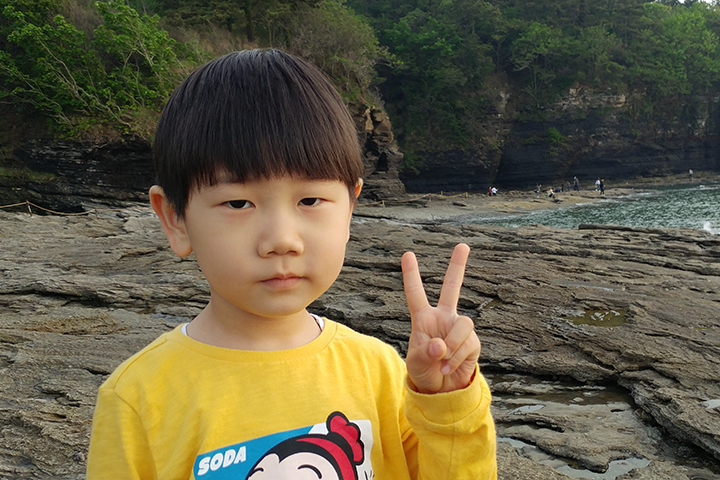
#> input picture ch2-2/model.png, 720 x 480 px
$ jupyter execute --allow-errors 'histogram backprojection.ipynb'   (shell and % lines are left out)
#> lines starting #> are read from the running program, lines starting #| are printed output that depends on the picture; after the words box and inside, x2 and y2 are one past the last pixel; in counts of white or black regions, pixels touching at a corner belong together
# 1. 히스토그램 역투영(Histogram backprojection)

- 기준 영상의 히스토그램 정보를 이용하여 입력 영상에서 찾고자 하는 물체를 검출하는 방법
- 물체의 모양은 무시하고 단순히 컬러 분포만으로 검출하는 방법
- 히스토그램을 매핑 함수로 사용하여, 화소 값을 신뢰도 값으로 변환

## 예) 피부색 영역 검출하기
- RGB 색상 공간 => HSL(또는 HLS) 색상 공간으로 변환
  - H(Hue): 색상
  - S(Saturation): 채도
  - L(Lightness): 밝기

- 밝기(L)는 조명에 따라 쉽게 변할 뿐만 아니라 피부와 비슷한 밝기를 갖는 다른 영역이 여러 군데 존재할 가능성이 높음
- 따라서, 밝기(L)는 무시하고 색상(H)과 채도(S)를 사용함

# 2. 수행 과정


- 기준 영상 $m$에서 구한 히스토그램 $h_m$을 어떤 화소 값이 피부에 해당하는지에 대한 신뢰도 값으로 변환해주는 함수로 사용함
- 새로운 입력 영상 $i$가 주어지면 $h_m$을 이용하여 피부색 영역 검출
- 실제로는 $h_m$ 대신 비율 히스토그램 $h_r$을 사용함

$$
h_{r}(i,j)=min(\frac{\hat{h_m}(i,j)}{\hat{h_i}(i,j)}, 1.0)
$$


- 결과


# 3. 장단점

- 한계
  - 비슷한 색 분포를 갖는 다른 물체를 구별 못함
  - 검출 대상이 여러 색 분포를 갖는 경우 여러 개의 모델을 사용해야 하므로 오류 가능성을 높아짐
  - 특히 피부색 검출의 경우 인종에 따라 결과가 달라짐
  - 따라서, 컴퓨터 비전 분야에서는 물체 검출 문제를 풀 때 **모양 특징을 주로 사용**하며, 상황에 따라 **색 정보를 보조적으로 사용함**

<br>

- 장점
  - 물체의 이동이나 회전이 발생하더라도 히스토그램은 불변하므로 성능이 유지됨
  - 물체의 일부가 가려진 경우에도 어느 정도 작동함
  - 따라서, 배경의 색 분포가 균일하면서 물체의 색 분포와 겹치지 않는 경우에 유용함

### [reference]
  - image - https://github.com/sunkyoo/opencv4cvml/tree/master/ch10/backproj
  [](https://theailearner.com/2019/04/18/histogram-backprojection/)

# 4. Practice
## 1) 기준 영상 정보 확인

[cell 1]
import cv2
import matplotlib.pyplot as plt

# 기준 영상 읽어오기
img_m = cv2.imread('model.png')
#> img_m is the input picture: shape (480, 720, 3); mean B, G, R 67.8, 93.2, 100.5
mask = cv2.imread('mask.bmp', cv2.IMREAD_GRAYSCALE)
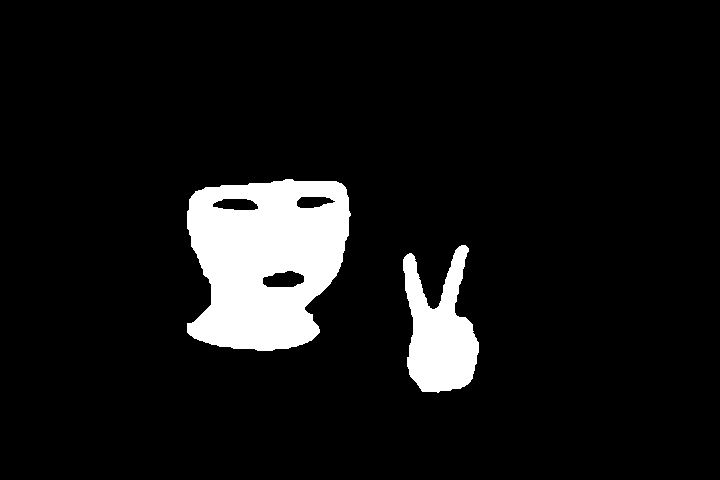
#> input picture ch2-2/mask.bmp, 720 x 480 px
#> mask: shape (480, 720); 8.1% white; 2 white regions, box (x1, y1, x2, y2) and area: (187, 179, 351, 351) 21231, (403, 245, 479, 393) 6784
masked_img = cv2.bitwise_and(img_m, img_m, mask=mask)
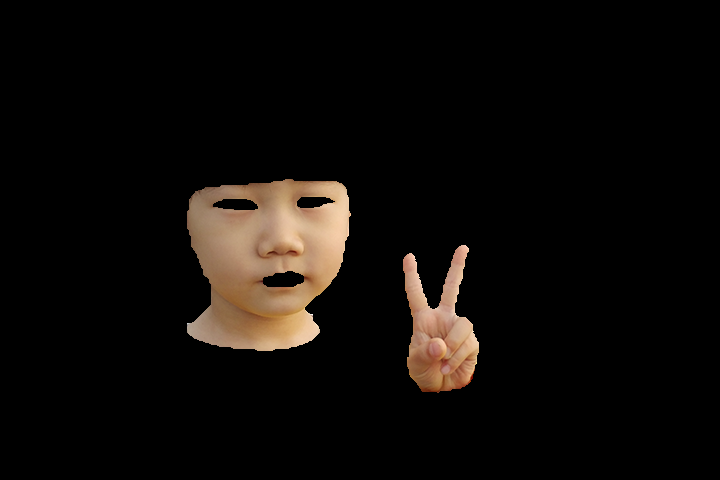
#> masked_img: shape (480, 720, 3); mean B, G, R 8.6, 11.4, 14.8

# 기준 영상의 R,G,B 채널 히스토그램 계산
hist_b = cv2.calcHist([img_m], [0], mask, [256], [0,256])
#> hist_b = 256 values, max 388 at index 103, min 0 at index 3, mean 109.4
hist_g = cv2.calcHist([img_m], [1], mask, [256], [0,256])
#> hist_g = 256 values, max 364 at index 135, min 0 at index 0, mean 109.4
hist_r = cv2.calcHist([img_m], [2], mask, [256], [0,256])
#> hist_r = 256 values, max 409 at index 171, min 0 at index 0, mean 109.4

# RGB -> HSL 변환
hls_m = cv2.cvtColor(img_m, cv2.COLOR_BGR2HLS)
#> hls_m: shape (480, 720, 3); mean of channels 0, 1, 2 42.2, 85.3, 63.1

# 기준 영상의 H,S,L 채널 히스토그램 계산
hist_h = cv2.calcHist([hls_m], [0], mask, [256], [0,256])
#> hist_h = 256 values, max 6646 at index 14, min 0 at index 20, mean 109.4
hist_l = cv2.calcHist([hls_m], [1], mask, [256], [0,256])
#> hist_l = 256 values, max 482 at index 112, min 0 at index 0, mean 109.4
hist_s = cv2.calcHist([hls_m], [2], mask, [256], [0,256])
#> hist_s = 256 values, max 497 at index 86, min 0 at index 1, mean 109.4

# 기준 영상 및 히스토그램 시각화
plt.figure(figsize=(13, 13))

# cv2.cvtColor(img_m, cv2.COLOR_BGR2RGB)
plt.subplot(331), plt.imshow(img_m[...,::-1]), plt.title('Origianl Image'), plt.axis('off')
plt.subplot(332), plt.imshow(mask,'gray'), plt.title('Mask'), plt.axis('off')
plt.subplot(333), plt.imshow(masked_img[...,::-1]), plt.title('Masked Image'), plt.axis('off')

plt.subplot(334), plt.plot(hist_b), plt.title('Histogram_B'), plt.xlim([0,256])
plt.subplot(335), plt.plot(hist_g), plt.title('Histogram_G'), plt.xlim([0,256])
plt.subplot(336), plt.plot(hist_r), plt.title('Histogram_R'), plt.xlim([0,256])

plt.subplot(337), plt.plot(hist_h), plt.title('Histogram_H'), plt.xlim([0,256])
plt.subplot(338), plt.plot(hist_l), plt.title('Histogram_L'), plt.xlim([0,256])
plt.subplot(339), plt.plot(hist_s), plt.title('Histogram_S'), plt.xlim([0,256])

plt.tight_layout()
plt.show()
#> figure, not shown here; panel 4: curve peaks at x = 103, y = 388; panel 5: curve peaks at x = 135, y = 364; panel 6: curve peaks at x = 171, y = 409; panel 7: curve peaks at x = 14, y = 6646

## 2) 히스토그램 역투영

[cell 2]
import cv2
import numpy as np

# 기준 영상 불러오기
img_m = cv2.imread('model.png')
mask = cv2.imread('mask.bmp', cv2.IMREAD_GRAYSCALE)

## 기준 영상의 H-S 히스토그램 생성
hls_m = cv2.cvtColor(img_m, cv2.COLOR_BGR2HLS)
hist_m = cv2.calcHist([hls_m], [0,2], mask, [181,256], [0,181,0,256])

[cell 3]
## 기준 영상 피부색 영역 2차원 히스토그램 시각화
import matplotlib.pyplot as plt
from mpl_toolkits.mplot3d import Axes3D

fig = plt.figure()
#> (the rest of this cell did not finish here and is left out)

[cell 4]
## 입력 영상 2차원 히스토그램 시각화
import matplotlib.pyplot as plt
from mpl_toolkits.mplot3d import Axes3D

img_i = cv2.imread('test.png')
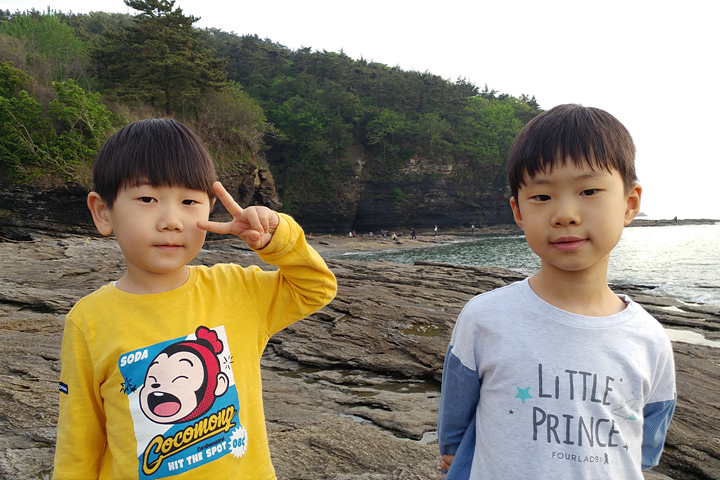
#> input picture ch2-2/test.png, 720 x 480 px
#> img_i is the input picture: shape (480, 720, 3); mean B, G, R 116.9, 134.4, 141.2
hls_i = cv2.cvtColor(img_i, cv2.COLOR_BGR2HLS)
#> hls_i: shape (480, 720, 3); mean of channels 0, 1, 2 42.5, 129.7, 58.2

hist_i = cv2.calcHist([hls_i], [0,2], None, [181,256], [0,181,0,256])
hist_i = np.minimum(hist_i, 700)
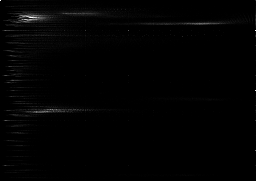
#> hist_i: shape (181, 256) float32; min 0, max 700, mean 6.3; drawn with min black and max white

fig = plt.figure()
#> (the rest of this cell did not finish here and is left out)

[cell 5]
## 입력 이미지의 H-S 히스토그램 계산
img_i = cv2.imread('test.png')
hls_i = cv2.cvtColor(img_i, cv2.COLOR_BGR2HLS)
hist_i = cv2.calcHist([hls_i], [0,2], None, [181,256], [0,181,0,256])

# 히스토그램 정규화
hist_m = (hist_m - hist_m.min()) / (hist_m.max()-hist_m.min())
hist_i = (hist_i - hist_i.min()) / (hist_i.max()-hist_i.min())

## 히스토그램 역투영 수행
hist_r = hist_m/(hist_i + 1)

h,l,s= cv2.split(hls_i)
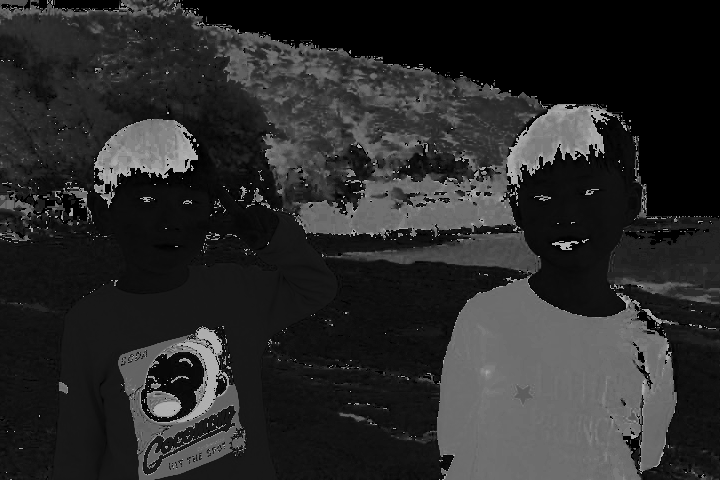
#> h: shape (480, 720); min 0, max 180, mean 42.5
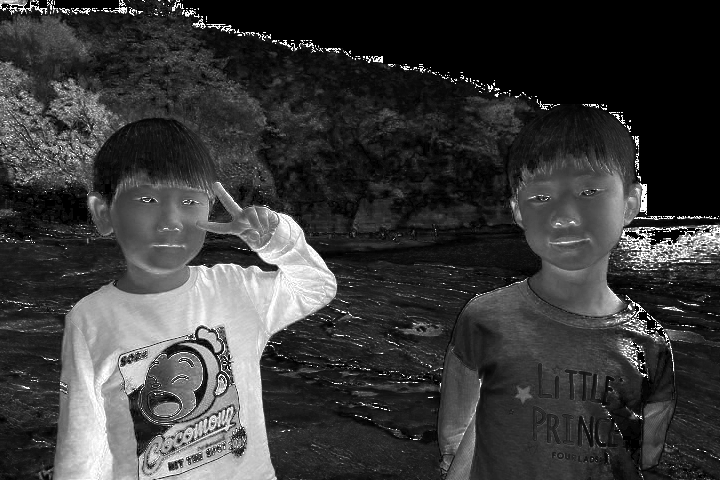
#> s: shape (480, 720); min 0, max 255, mean 58.2
B = hist_r[h.ravel(),s.ravel()]
B = np.minimum(B,1)
B = B.reshape(hls_i.shape[:2])

disc = cv2.getStructuringElement(cv2.MORPH_ELLIPSE,(5,5))
cv2.filter2D(B,-1,disc,B)
B = np.uint8(B)
cv2.normalize(B,B,0,255,cv2.NORM_MINMAX)
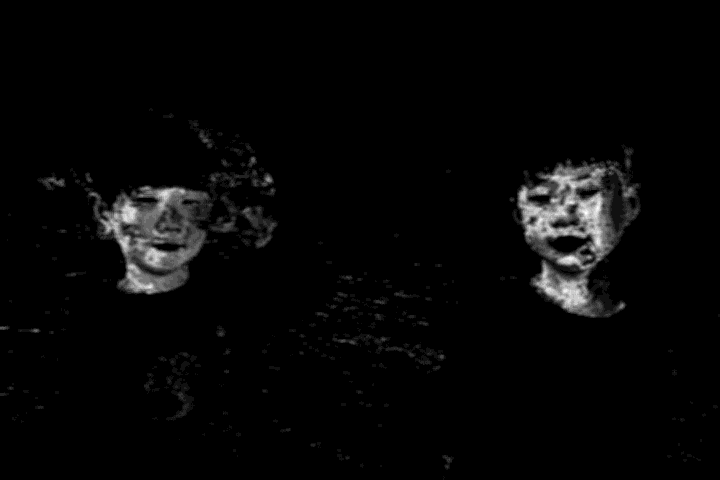
#> B: shape (480, 720); min 0, max 255, mean 6.5

ret,thresh = cv2.threshold(B,50,255,0)
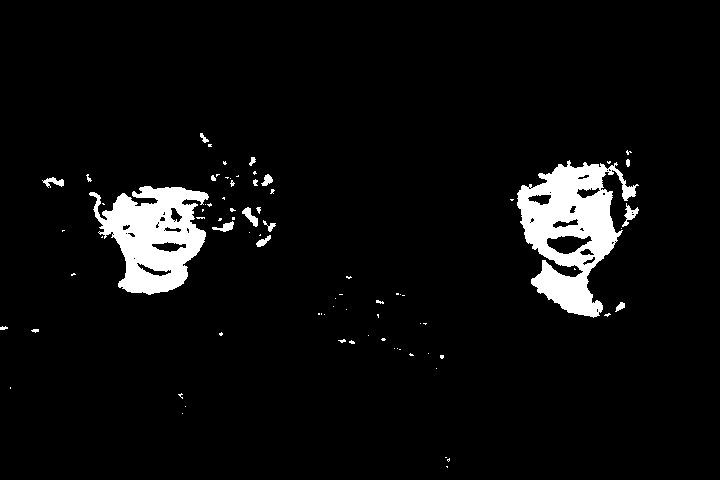
#> thresh: shape (480, 720); 5.3% white; 82 white regions (62 under 20 px), largest, box (x1, y1, x2, y2) and area: (517, 160, 639, 318) 9238, (89, 186, 209, 295) 7469, (622, 203, 639, 227) 151
result = cv2.merge((thresh,thresh,thresh))
# res = cv2.bitwise_and(img_i,thresh)

cv2.imwrite('result.jpg', result)
#> Out = True

[cell 6]
## 결과 시각화
plt.figure(figsize=(13,4))

plt.subplot(1,2,1)
plt.imshow(img_i[...,::-1])
plt.axis('off')
plt.title('input image')

plt.subplot(1,2,2)
plt.imshow(result,'gray')
plt.axis('off')
plt.title('confidence map')

plt.show()
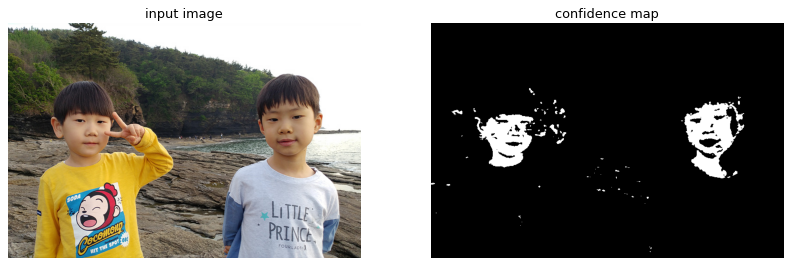
#> figure drawn by matplotlib, 2 panels

## 3) 모폴로지 연산을 통한 개선

[cell 7]
## 모폴로지 연산 적용
# Openig 사용
kernel = np.ones((5, 5), np.uint8)
improved = cv2.morphologyEx(result, cv2.MORPH_OPEN, kernel)
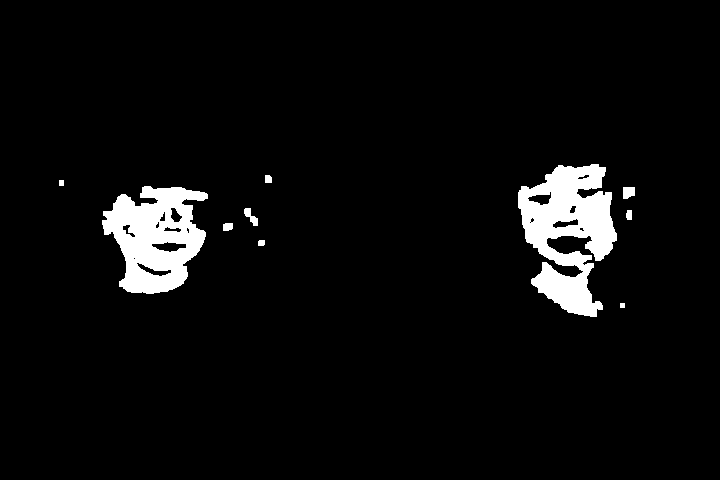
#> improved: shape (480, 720, 3); 4.7% white; 10 white regions, largest, box (x1, y1, x2, y2) and area: (518, 164, 617, 317) 8596, (102, 186, 208, 294) 7114, (623, 187, 635, 199) 127

plt.imshow(improved, 'gray')
plt.axis('off')
plt.title('improved')

plt.show()
